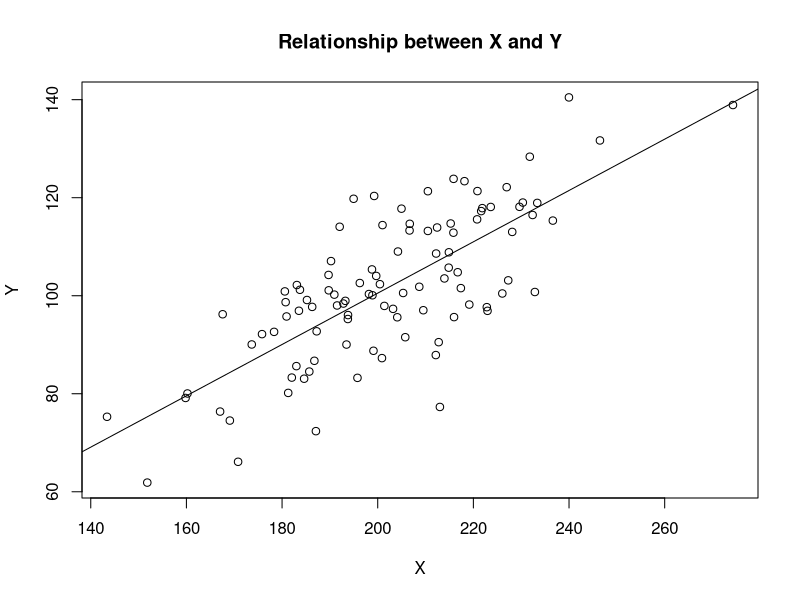

The R script that drew this image: (Note: this script raises an error after producing the figure.)
## ---- chunk 1
set.seed(6164900)
Y <- rnorm(100, 100, 15)
X <- Y + rnorm(100, 100, 15)
## ---- chunk 2
n <- length(Y)
b1 <- (n*sum(X*Y) - sum(X)*sum(Y)) / (n*sum(X^2) - sum(X)^2)
b0 <- mean(Y) - b1*mean(X)
## ---- chunk 3
plot(X,Y, main = 'Relationship between X and Y')
abline(a = b0, b = b1)
## ---- chunk 4
y_pred <- b0 + b1*X

metrics <- function(obs, pred){
  RMSE <- sqrt(mean((obs-pred)^2))
  MAD <- mean(abs(obs-pred))
  MaxDev <- max(abs(obs-pred))
  MinDev <- min(abs(obs-pred))
  R2 <- 1-(sum((obs-pred)^2)/sum((obs - mean(obs))^2))
  return(list(RMSE = RMSE, MAD = MAD, MaxDev = MaxDev, MinDev = MinDev, R2 = R2))
}

## ---- chunk 5
metrics(y_pred)
## ---- chunk 6
X <- cbind(X, rnorm(100), rnorm(100))
colnames(X) <- c('v', "b", "n")
fit.lin <- lm(Y~X)
summary(fit.lin)
metrics(fit.lin$fitted.values)
## ---- chunk 7
OLS <- function(outcome, input){
  y <- outcome #y is outcome variable
  x <- input #x is single input variable or matrix of input variables
  n <- length(y) #number of cases
  nx <- ifelse(is.null(ncol(x)), length(x), nrow(x)) #if x is vector length, if matrix nrow
  
  if(nx != n){
    stop('length X is not of length Y')
  }
  
  if(is.null(ncol(x))){ #if X is just an input vector we do this
    weights <- b1 <- (n*sum(x*y) - sum(x)*sum(y)) / (n*sum(x^2) - sum(x)^2)
    intercept <- mean(y) - weights * mean(x)
  } else{ #if its a matrix we specifiy for loop
    weights <- c()
    for(i in 1:ncol(x)){
      b_i <- (n*sum(x[,i]*y) - sum(x[,i])*sum(y)) / (n*sum(x[,i]^2) - sum(x[,i])^2)
      weights <- append(weights, b_i)
    }
    intercept <- mean(y) - sum(weights*(colMeans(input)))
  }
  
  ypred <- intercept + rowSums(t(t(input)*weights))
  metricz <- metrics(y, ypred)
  return(list(weights = weights, predictions = ypred, metrics = metricz, intercept = intercept))
}

## ---- chunk 8
OLS(Y, X)
ols_obj <- OLS(Y,cbind(X, rnorm(100), rnorm(100)))
ols_obj$metrics
ols_obj$weights
summary(lm(Y~X[,2]))
summary(lm(Y~X[,3]))

